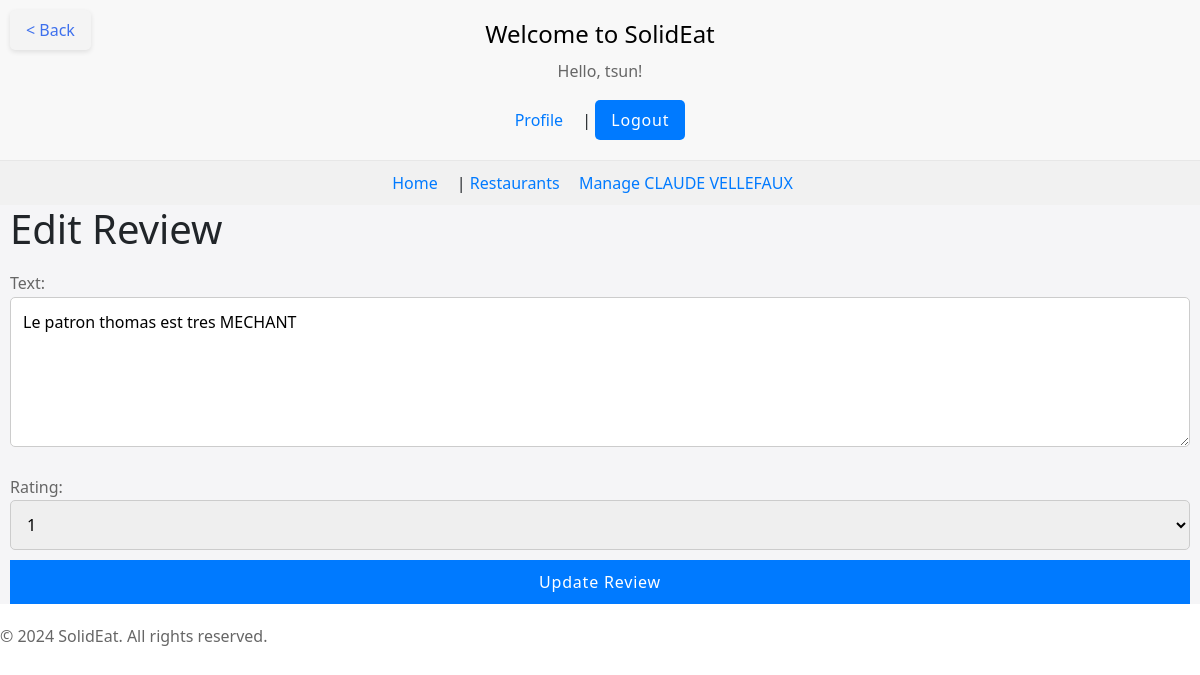
Screenshot of /booking/review/edit/2/ (signed in) with the database file from the repository.
### booking/models.py (models this page shows, shortened)
class User(AbstractUser):
    is_manager = models.BooleanField(default=False)
    is_admin = models.BooleanField(default=False)

class Restaurant(models.Model):
    manager = models.ForeignKey(
        User,
        on_delete=models.SET_NULL,  # Corrected from on_related to on_delete
        null=True,
        blank=True,
        related_name='managed_restaurants'
    )
    TYPE_CHOICES = (
        ('S', 'Solidaire'),  # 'S' for Solidaire
        ('E', 'Economique'),  # 'E' for Economique
    )
    code = models.CharField(max_length=10)
    name = models.CharField(max_length=255)
    address = models.CharField(max_length=255)
    city = models.CharField(max_length=100)
    tt = models.CharField(max_length=100)  # Assuming 'tt' is a coordinate in string format
    type = models.CharField(max_length=1, choices=(('S', 'Solidaire'), ('E', 'Economique')))
    capacity = models.IntegerField(default=0)  # Default capacity
    description = models.TextField(default="No description available")  # Default description

class Review(models.Model):
    restaurant = models.ForeignKey(Restaurant, on_delete=models.CASCADE, related_name='reviews')
    user = models.ForeignKey(settings.AUTH_USER_MODEL, on_delete=models.CASCADE, related_name='user_reviews')
    text = models.TextField()
    rating = models.IntegerField(default=0, choices=[(i, str(i)) for i in range(1, 6)])  # Rating from 1 to 5
    date_posted = models.DateTimeField(auto_now_add=True)

### booking/views.py (the view)
# urls.py: path('review/edit/<int:review_id>/', edit_review, name='edit_review'),
@login_required
def edit_review(request, review_id):
    review = get_object_or_404(Review, id=review_id, user=request.user)  # Ensures that users can only edit their own reviews
    if request.method == 'POST':
        form = ReviewForm(request.POST, instance=review)
        if form.is_valid():
            form.save()
            messages.success(request, 'Review updated successfully!')
            return redirect('restaurant_detail', restaurant_id=review.restaurant.id)
    else:
        form = ReviewForm(instance=review)
    return render(request, 'booking/edit_review.html', {'form': form})

### booking/forms.py
class ReviewForm(ModelForm):
    class Meta:
        model = Review
        fields = ['text', 'rating']
        widgets = {
            'text': Textarea(attrs={'cols': 40, 'rows': 5}),
            'rating': Select(choices=[(i, str(i)) for i in range(1, 6)])
        }

### templates/booking/edit_review.html (shortened to what this page needs)
{% extends 'base.html' %}
{% block content %}
<a href="javascript:void(0);" onclick="history.back();" class="back-button">
    &lt; Back
</a>
<h1>Edit Review</h1>
<form method="post">
    {{ form.as_p }}
    <button type="submit">Update Review</button>
</form>
{% endblock %}

### templates/base.html (shortened to what this page needs)
{% load static %}
<!DOCTYPE html>
<html lang="en">
<head>
    <link rel="stylesheet" href="{% static 'css/style.css' %}">
    <link href="https://cdn.jsdelivr.net/npm/bootstrap@5.1.3/dist/css/bootstrap.min.css" rel="stylesheet">
</head>
<body>
    <header>
        <h1>Welcome to SolidEat</h1>
        {% if user.is_authenticated %}
            <p>Hello, {{ user.username }}!</p>
            <a href="{% url 'user_profile' %}">Profile</a> |
            <form action="{% url 'logout' %}" method="post">
                <button type="submit">Logout</button>
            </form>
        {% else %}
            <a href="{% url 'login' %}">Login</a> |
            <a href="{% url 'register' %}">Register</a>
        {% endif %}
    </header>
    <nav>
        <a href="{% url 'home' %}">Home</a> |
        <a href="{% url 'list_restaurants' %}">Restaurants</a>
        {% if user.is_authenticated and user.is_manager %}
            {% if user.managed_restaurants.exists %}
                {% for restaurant in user.managed_restaurants.all %}
                    <a href="{% url 'manage_restaurant' restaurant_id=restaurant.id %}">Manage {{ restaurant.name }}</a>
                {% endfor %}
            {% else %}
                <p>You are a manager but no restaurant is associated with your account.</p>
            {% endif %}
        {% endif %}
    </nav>
    <main>
        {% block content %}{% endblock %}
    </main>
    <footer>
        <p>© 2024 SolidEat. All rights reserved.</p>
    </footer>
</body>
</html>

### static/css/style.css (style rules this page uses)
* { margin: 0; padding: 0; box-sizing: border-box; }
body { font-family: 'Helvetica Neue', Arial, sans-serif; color: #333; background-color: #f5f5f7; }
main { padding-inline: 10px; background-color: #f5f5f7; }
p, li { font-size: 16px; line-height: 1.6; color: #666; }
a { color: #007aff; text-decoration: none; }
header { background-color: #f8f8f8; padding: 20px 40px; text-align: center; }
header h1 { font-size: 24px; color: #000; margin-bottom: 10px; }
header p { font-size: 16px; color: #666; }
header a, nav a { color: #007aff; text-decoration: none; margin-right: 15px; font-size: 16px; }
header form { display: inline; }
header button { padding: 8px 16px; background-color: #007aff; color: #fff; border: none; border-radius: 5px; cursor: pointer; }
nav { background-color: #f1f1f1; padding: 10px 40px; text-align: center; border-top: 1px solid #e7e7e7; }
body { background-color: #f4f4f4; }
.back-button { position: absolute; left: 10px; top: 10px; padding: 8px 16px; background-color: #f4f4f4; color: #3e70ed; text-decoration: none; border: none; border-radius: 5px; box-shadow: 0 2px 5px rgba(0,0,0,0.1); }
form { margin-bottom: 20px; }
form p { margin: 10px 0; }
button { background-color: #007aff; color: white; border: none; padding: 10px 15px; text-transform: uppercase; letter-spacing: 0.05em; border-radius: 5px; cursor: pointer; transition: background-color 0.3s ease; }
input[type="text"], input[type="email"], input[type="password"], textarea, select { width: 100%; padding: 12px; margin: 8px 0; display: inline-block; border: 1px solid #ccc; border-radius: 5px; box-sizing: border-box; font-family: 'Helvetica Neue', Arial, sans-serif; font-size: 16px; }
textarea { height: 150px; resize: vertical; }
form { display: flex; flex-direction: column; }

### rows the page displays
User: username "tsun"
Restaurant: name "CLAUDE VELLEFAUX"
Review: text "Le patron thomas est tres MECHANT", rating "1"
